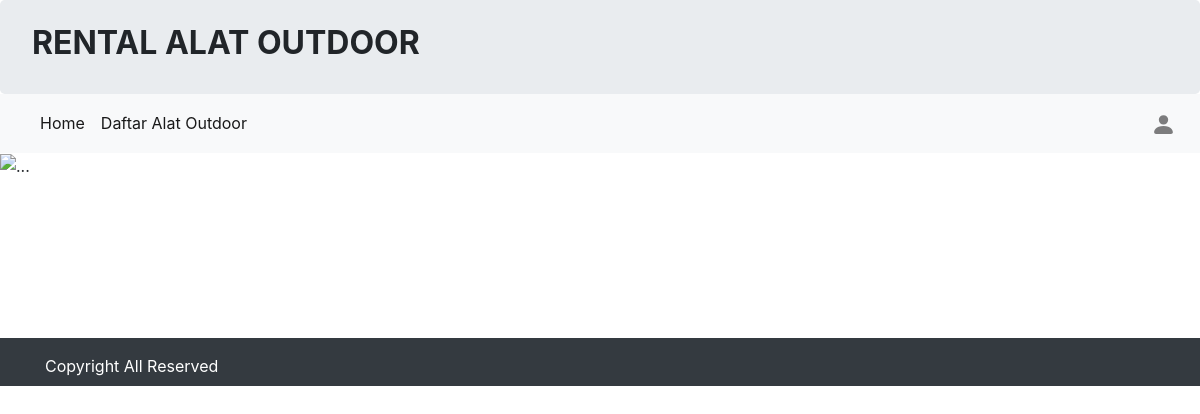
Before: / with the older database file.
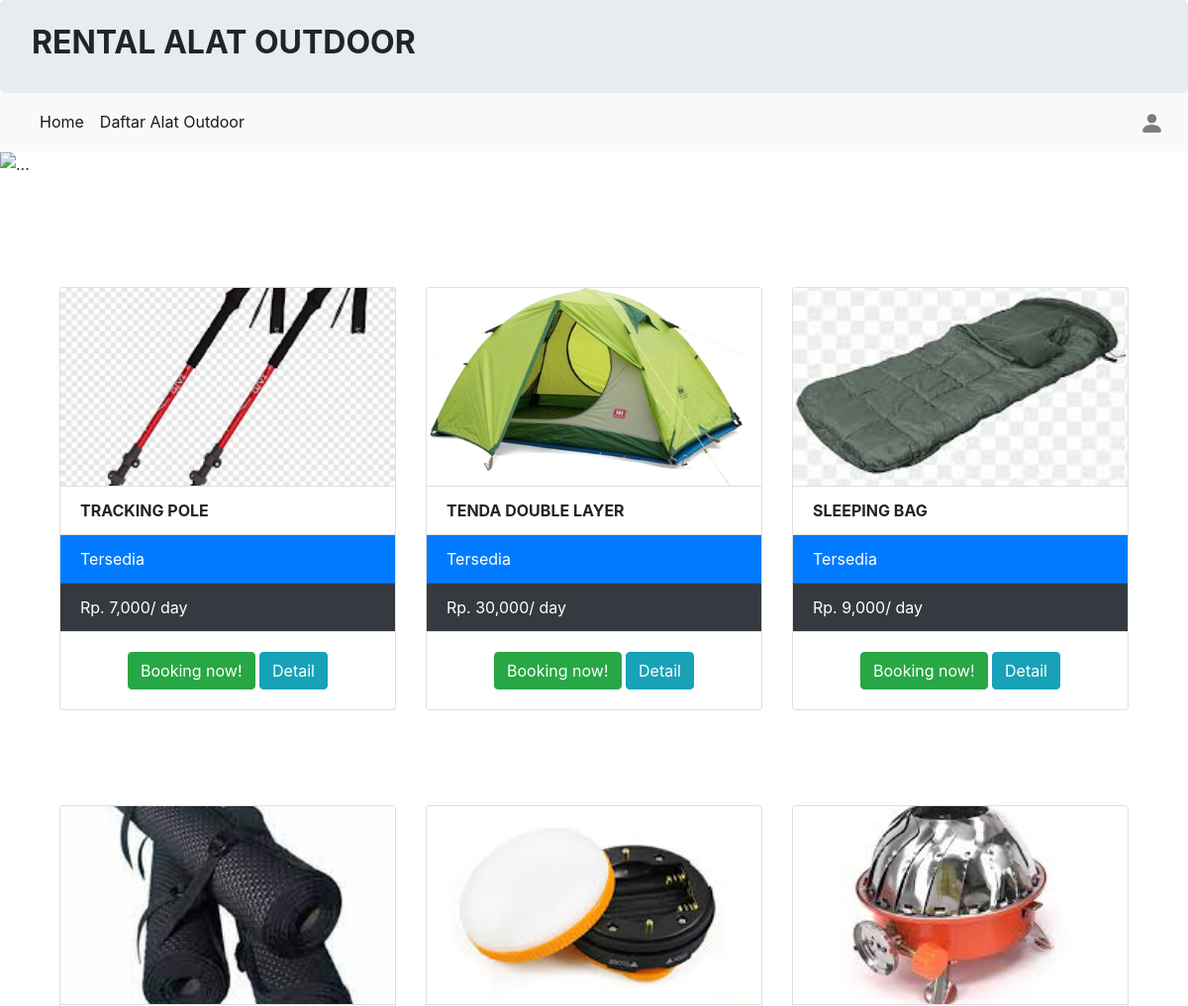
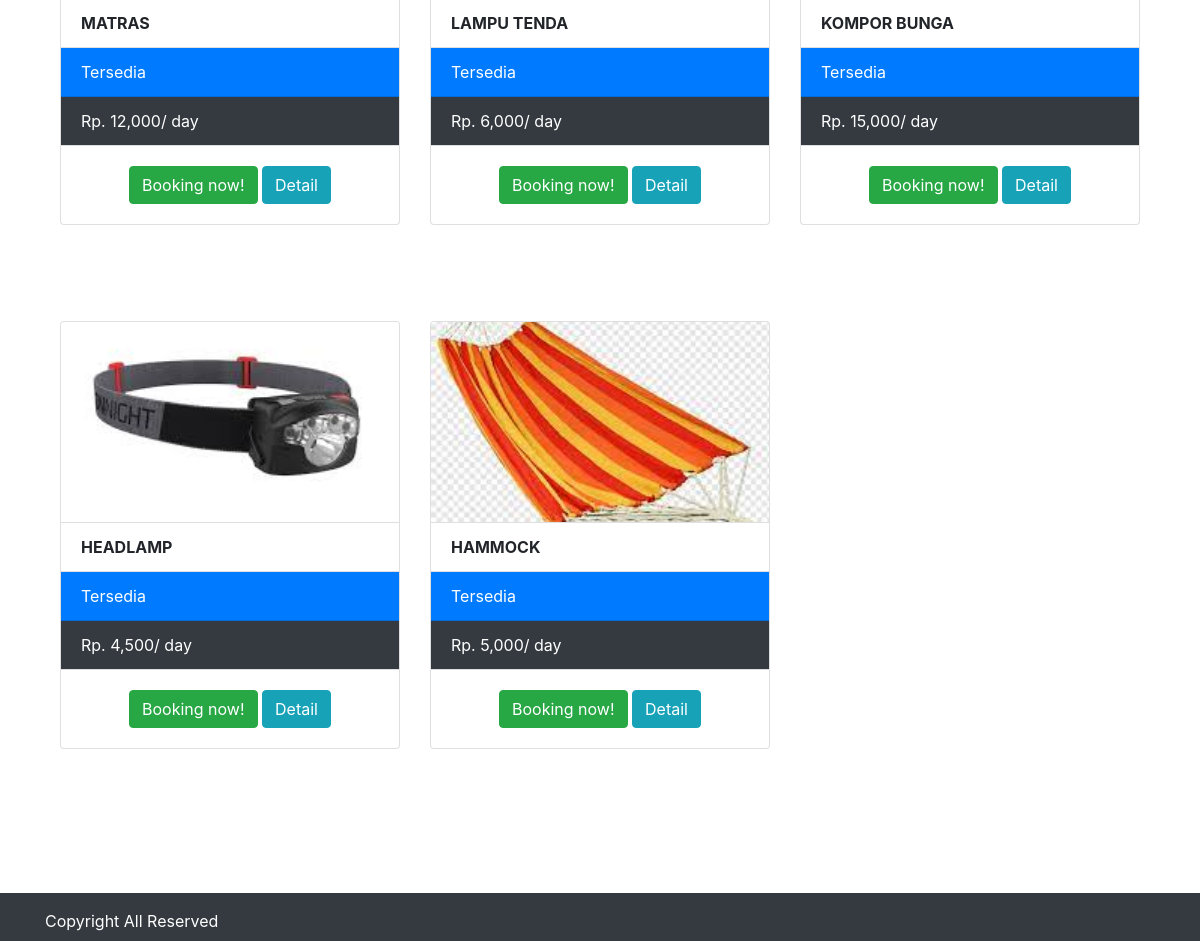
After: the same page with the newer database file (2 pictures, top to bottom).
### tables this page shows
CREATE TABLE `tbl_alat_212303` (
  `212303_id_alat` int(11) NOT NULL,
  `212303_nama` varchar(100) NOT NULL,
  `212303_harga` int(255) NOT NULL,
  `212303_deskripsi` varchar(255) NOT NULL,
  `212303_status` varchar(255) NOT NULL,
  `212303_gambar` text NOT NULL
);

### index.php (the view, shortened to what this page needs)
<?php
include 'header.php';
require 'koneksi.php';
$query = "SELECT * FROM tbl_alat_212303 ORDER BY 212303_id_alat DESC";
$hasil = mysqli_query($koneksi, $query);
?>
<img src="./images/bg.png" class="img-fluid w-100" alt="...">
<div class="container">
    <br>
    <br>
    <div class="container">
        <div class="row">
            <div class="col-sm-12">
                <div class="row mt-3">
                    <?php
                    foreach ($hasil as $isi) {
                    ?>
                        <div class="col-sm-4 my-5">
                            <div class="card">
                                <img src="images/<?php echo $isi['212303_gambar']; ?>" class="card-img-top" style="height:200px;object-fit:cover;">
                                <ul class="list-group list-group-flush">
                                    <li class="list-group-item" style="text-transform:uppercase;">
                                        <b><?= $isi['212303_nama']; ?></b>
                                    </li>
                                    <?php if ($isi['212303_status'] == 'Tersedia') { ?>
                                        <li class="list-group-item bg-primary text-white">
                                            <i class="fa fa-check"></i> Tersedia
                                        </li>
                                    <?php } else { ?>
                                        <li class="list-group-item bg-danger text-white">
                                            <i class="fa fa-close"></i> Tidak Tersedia
                                        </li>
                                    <?php } ?>
                                    <li class="list-group-item bg-dark text-white">
                                        <i class="fa fa-money"></i> Rp. <?php echo number_format($isi['212303_harga']); ?>/ day
                                    </li>
                                </ul>
                                <div class="card-body">
                                    <center>
                                        <a href="booking.php?id=<?php echo $isi['212303_id_alat']; ?>" class="btn btn-success">Booking now!</a>
                                        <a href="detail.php?id=<?php echo $isi['212303_id_alat']; ?>" class="btn btn-info">Detail</a>
                                    </center>
                                </div>
                            </div>
                        </div>
                    <?php $no++;
                    } ?>
                </div>
            </div>
        </div>
    </div>
    <br>
    <br>
    <br>
</div>
<?php
include 'footer.php';
?>

Changed rows visible on the page:
added tbl_alat_212303: 212303_gambar (picture), 212303_nama "TRACKING POLE", 212303_status "Tersedia", 212303_harga "7,000"
added tbl_alat_212303: 212303_gambar (picture), 212303_nama "TENDA DOUBLE LAYER", 212303_status "Tersedia", 212303_harga "30,000"
added tbl_alat_212303: 212303_gambar (picture), 212303_nama "SLEEPING BAG", 212303_status "Tersedia", 212303_harga "9,000"
added tbl_alat_212303: 212303_gambar (picture), 212303_nama "MATRAS", 212303_status "Tersedia", 212303_harga "12,000"
added tbl_alat_212303: 212303_gambar (picture), 212303_nama "LAMPU TENDA", 212303_status "Tersedia", 212303_harga "6,000"
added tbl_alat_212303: 212303_gambar (picture), 212303_nama "KOMPOR BUNGA", 212303_status "Tersedia", 212303_harga "15,000"
added tbl_alat_212303: 212303_gambar (picture), 212303_nama "HEADLAMP", 212303_status "Tersedia", 212303_harga "4,500"
added tbl_alat_212303: 212303_gambar (picture), 212303_nama "HAMMOCK", 212303_status "Tersedia", 212303_harga "5,000"
